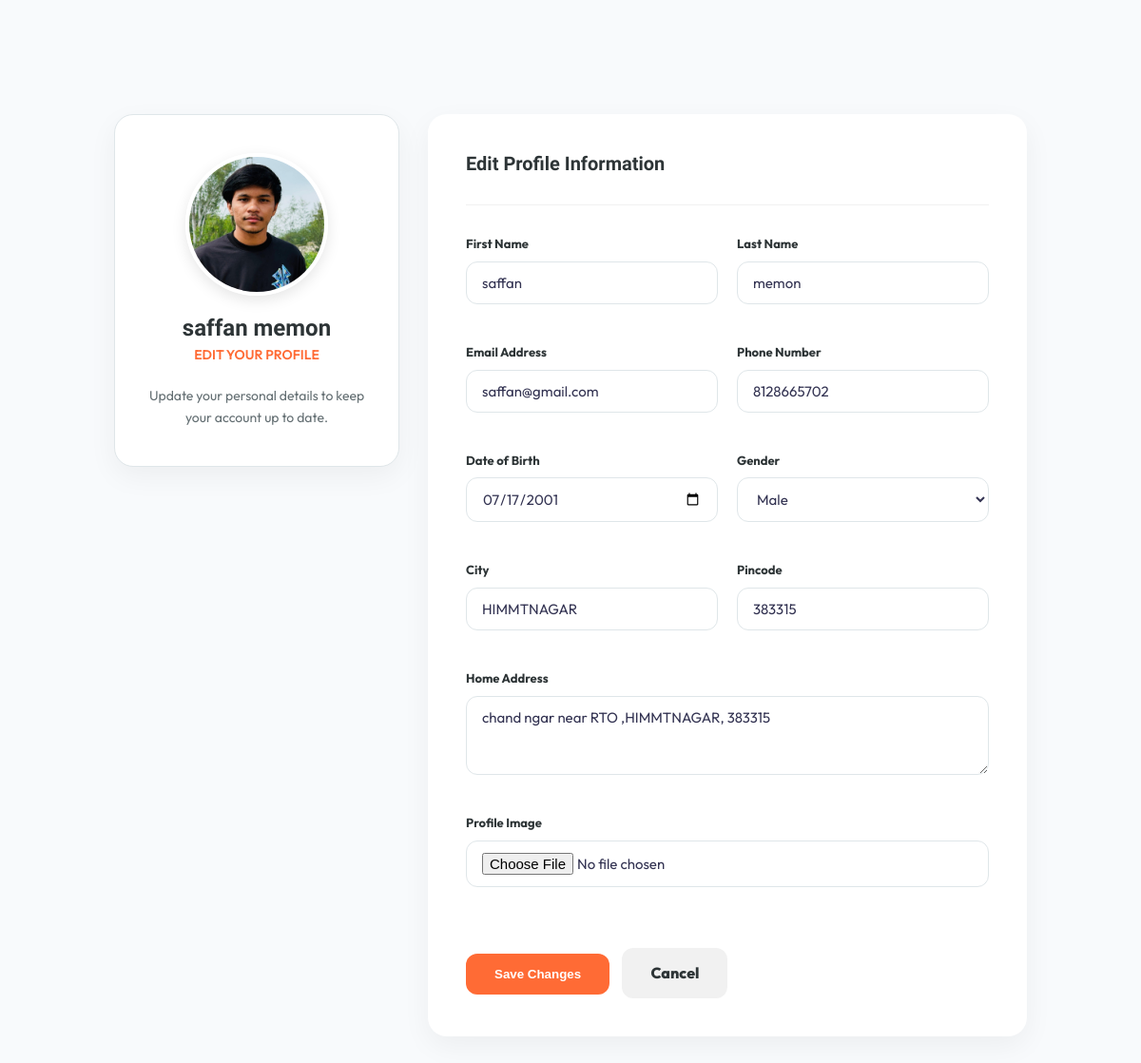
/profile_edit/ (signed in), run on the app's committed database.
### app_modules/userapp/models.py (models this page shows, shortened)
class CustomUser(AbstractUser):
    class Role(models.TextChoices):
        ADMIN = 'ADMIN', 'Admin'
        RENTAL = 'RENTAL', 'Rental'
        USER = 'USER', 'User'
    GENDER_CHOICES = [
        ('Male', 'Male'),
        ('Female', 'Female'),
        ('Other', 'Other'),
    ]
    email = models.EmailField(blank=True, null=True)
    phone = models.CharField(max_length=15, blank=True, null=True)
    address = models.TextField(blank=True, null=True)
    profile_image = models.ImageField(upload_to='profile_images/', blank=True, null=True)
    date_of_birth = models.DateField(blank=True, null=True)
    gender = models.CharField(max_length=10, choices=GENDER_CHOICES, blank=True, null=True)
    city = models.CharField(max_length=100, blank=True, null=True)
    state = models.CharField(max_length=100, blank=True, null=True)
    pincode = models.CharField(max_length=10, blank=True, null=True)
    emergency_contact = models.CharField(max_length=15, blank=True, null=True)
    alternate_phone = models.CharField(max_length=15, blank=True, null=True)
    role = models.CharField(max_length=10,choices=Role.choices,default=Role.USER)
    is_approved = models.BooleanField(default=True)
    created_at = models.DateTimeField(auto_now_add=True)
    updated_at = models.DateTimeField(auto_now=True)

### app_modules/userapp/views.py (the view)
# urls.py: path('profile_edit/',views.profile_edit_view,name="profile_edit_view"),
@login_required(login_url="/login")
def profile_edit_view(request):
    if request.method == 'POST':
        form = forms.UserProfileForm(request.POST, request.FILES, instance=request.user)
        if form.is_valid():
            form.save()
            messages.success(request, "Profile updated successfully!")
            return redirect('profile_view')
        else:
            messages.error(request, "Please correct the errors below.")
    else:
        form = forms.UserProfileForm(instance=request.user)
    return render(request, 'tmp_user/profile_edit.html', {'form': form})

### app_modules/userapp/forms.py
class UserProfileForm(forms.ModelForm):
    class Meta:
        model = models.CustomUser
        fields = ['first_name', 'last_name', 'email', 'phone', 'address', 'profile_image', 'date_of_birth', 'gender', 'city', 'pincode']
        widgets = {
            'date_of_birth': forms.DateInput(attrs={'type': 'date'}),
            'address': forms.Textarea(attrs={'rows': 3}),
        }

### cart/context_processor.py (called while the page is built)
def cart_total_amount(request):
    cart = Cart(request)
    wishlist = Wishlist(request)
    total_bill = 0
    count = 0
    for key, value in cart.cart.items():
        total_bill += float(value['price']) * int(value['quantity'])
        count += int(value['quantity'])
    return {
        'cart_total_amount': total_bill,
        'cart_count': count,
        'wishlist_count': len(wishlist.wishlist)
    }

### templates/tmp_user/profile_edit.html (shortened to what this page needs)
<!DOCTYPE html>
<html lang="en">
{% load static %}
<head>
    <link rel="stylesheet" href="{% static 'sta_user/css/style.css' %}">
</head>
<body>
    <div class="profile-wrapper">
        <div class="profile-container">
            <aside class="profile-sidebar">
                <div class="profile-img-wrap">
                    {% if user.profile_image %}
                    <img src="{{ user.profile_image.url }}" alt="Profile Image">
                    {% else %}
                    <img src="https://ui-avatars.com/api/?name={{ user.username }}&background=FF6B35&color=fff&size=200" alt="Avatar">
                    {% endif %}
                </div>
                <h2 style="font-size: 24px; font-weight: 800; color: var(--text-dark);">{{ user.first_name }} {{ user.last_name }}</h2>
                <span style="color: var(--primary); font-weight: 600; text-transform: uppercase; font-size: 14px;">Edit Your Profile</span>
                <p style="font-size: 14px; color: var(--text-light); margin-top: 20px;">
                    Update your personal details to keep your account up to date.
                </p>
            </aside>
            <main class="profile-main">
                <div class="section-header">
                    <h3 class="section-title">Edit Profile Information</h3>
                </div>
                <form method="POST" enctype="multipart/form-data">
                    <div class="edit-form-grid">
                        <div class="form-group">
                            <label>First Name</label>
                            <input type="text" name="first_name" class="form-control" value="{{ form.first_name.value|default:'' }}" placeholder="Enter first name">
                        </div>
                        <div class="form-group">
                            <label>Last Name</label>
                            <input type="text" name="last_name" class="form-control" value="{{ form.last_name.value|default:'' }}" placeholder="Enter last name">
                        </div>
                        <div class="form-group">
                            <label>Email Address</label>
                            <input type="email" name="email" class="form-control" value="{{ form.email.value|default:'' }}" placeholder="Email address">
                        </div>
                        <div class="form-group">
                            <label>Phone Number</label>
                            <input type="text" name="phone" class="form-control" value="{{ form.phone.value|default:'' }}" placeholder="Phone number">
                        </div>
                        <div class="form-group">
                            <label>Date of Birth</label>
                            <input type="date" name="date_of_birth" class="form-control" value="{{ form.date_of_birth.value|date:'Y-m-d'|default:'' }}">
                        </div>
                        <div class="form-group">
                            <label>Gender</label>
                            <select name="gender" class="form-control">
                                <option value="Male" {% if form.gender.value == 'Male' %}selected{% endif %}>Male</option>
                            </select>
                        </div>
                        <div class="form-group">
                            <label>City</label>
                            <input type="text" name="city" class="form-control" value="{{ form.city.value|default:'' }}" placeholder="Enter city">
                        </div>
                        <div class="form-group">
                            <label>Pincode</label>
                            <input type="text" name="pincode" class="form-control" value="{{ form.pincode.value|default:'' }}" placeholder="Pincode">
                        </div>
                        <div class="form-group full">
                            <label>Home Address</label>
                            <textarea name="address" class="form-control" rows="3" placeholder="Full address">{{ form.address.value|default:'' }}</textarea>
                        </div>
                        <div class="form-group full">
                            <label>Profile Image</label>
                            <input type="file" name="profile_image" class="form-control">
                        </div>
                    </div>
                    <div style="margin-top: 30px;">
                        <button type="submit" class="btn-save">Save Changes</button>
                        <a href="{% url 'profile_view' %}" class="btn-cancel">Cancel</a>
                    </div>
                </form>
            </main>
        </div>
    </div>
</body>
</html>

### static/sta_user/css/style.css (style rules this page uses)
:root { --primary: #FF6B35; --primary-dark: #E55A26; --primary-light: #FF8C5A; --secondary: #4ECDC4; --secondary-dark: #3BBDB4; --accent: #FFE66D; --accent2: #A8E6CF; --purple: #C77DFF; --dark: #1A1A2E; --dark2: #16213E; --mid: #2D2D44; --text: #333352; --text-light: #666680; --text-muted: #9999AA; --white: #FFFFFF; --off-white: #FFF8F5; --bg-light: #FFF5EF; --bg-card: #FFFFFF; --border: #F0E8E3; --border-light: #FAF0EB; --shadow-sm: 0 2px 8px rgba(255,107,53,0.08); --shadow: 0 4px 20px rgba(255,107,53,0.12); --shadow-lg: 0 8px 40px rgba(255,107,53,0.18); --shadow-xl: 0 16px 60px rgba(255,107,53,0.22); --radius: 16px; --radius-sm: 10px; --radius-lg: 24px; --radius-xl: 32px; --font-display: 'Fredoka One', cursive; --font-heading: 'Baloo 2', cursive; --font-body: 'Nunito', sans-serif; --transition: all 0.3s cubic-bezier(0.4, 0, 0.2, 1); --transition-bounce: all 0.4s cubic-bezier(0.34, 1.56, 0.64, 1); }
* { margin: 0; padding: 0; box-sizing: border-box; }
html { scroll-behavior: smooth; }
body { font-family: var(--font-body); color: var(--text); background: var(--off-white); overflow-x: hidden; line-height: 1.6; }
a { text-decoration: none !important; }
h1,h2,h3,h4,h5,h6 { font-family: var(--font-heading); font-weight: 700; line-height: 1.2; }
.section-title { font-size: clamp(28px, 4vw, 42px); font-family: var(--font-heading); font-weight: 800; color: var(--dark); margin-bottom: 16px; }
.form-group { margin-bottom: 20px; }
.form-control { width: 100%; padding: 12px 16px; border: 2px solid var(--border); border-radius: var(--radius-sm); font-family: var(--font-body); font-size: 15px; color: var(--text); background: white; transition: var(--transition); outline: none; }
.form-control::placeholder { color: var(--text-muted); }
.profile-sidebar { background: white; border-radius: var(--radius-lg); padding: 24px; border: 1px solid var(--border); position: sticky; top: 90px; }

### templates/tmp_user/profile_edit.html (style rules this page uses)
:root { --primary: #FF6B35; --text-dark: #2D3436; --text-light: #636E72; --border: #DFE6E9; --radius-lg: 20px; --shadow: 0 10px 30px rgba(0, 0, 0, 0.05); }
body { font-family: 'Outfit', sans-serif; background-color: #F8FAFC; margin: 0; padding-top: 80px; }
.profile-wrapper { max-width: 1000px; margin: 40px auto; padding: 0 20px; }
.profile-container { display: grid; grid-template-columns: 300px 1fr; gap: 30px; }
.profile-sidebar { background: white; padding: 40px 30px; border-radius: var(--radius-lg); box-shadow: var(--shadow); text-align: center; height: fit-content; }
.profile-img-wrap { width: 150px; height: 150px; border-radius: 50%; overflow: hidden; margin: 0 auto 20px; border: 4px solid #FFF; box-shadow: 0 5px 15px rgba(0,0,0,0.1); }
.profile-img-wrap img { width: 100%; height: 100%; object-fit: cover; }
.profile-main { background: white; padding: 40px; border-radius: var(--radius-lg); box-shadow: var(--shadow); }
.section-header { display: flex; justify-content: space-between; align-items: center; margin-bottom: 30px; border-bottom: 1px solid #F1F1F1; padding-bottom: 15px; }
.section-title { font-size: 20px; font-weight: 800; color: var(--text-dark); }
.edit-form-grid { display: grid; grid-template-columns: 1fr 1fr; gap: 20px; }
.form-group { display: flex; flex-direction: column; gap: 8px; }
.form-group.full { grid-column: span 2; }
.form-group label { font-size: 13px; font-weight: 700; color: var(--text-dark); }
.form-control { padding: 12px 16px; border: 1.5px solid var(--border); border-radius: 12px; font-family: inherit; font-size: 15px; transition: 0.3s; outline: none; }
.btn-save { background: var(--primary); color: white; border: none; padding: 14px 30px; border-radius: 12px; font-weight: 800; cursor: pointer; transition: 0.3s; margin-top: 20px; }
.btn-cancel { background: #F1F1F1; color: var(--text-dark); text-decoration: none; padding: 14px 30px; border-radius: 12px; font-weight: 800; display: inline-block; margin-left: 10px; }

### data on the page
CustomUser: profile_image (picture), first_name "saffan", last_name "memon", email "saffan@gmail.com", phone "8128665702", date_of_birth "07/17/2001", gender "Male", city "HIMMTNAGAR", pincode "383315", address "chand ngar near RTO ,HIMMTNAGAR, 383315"
